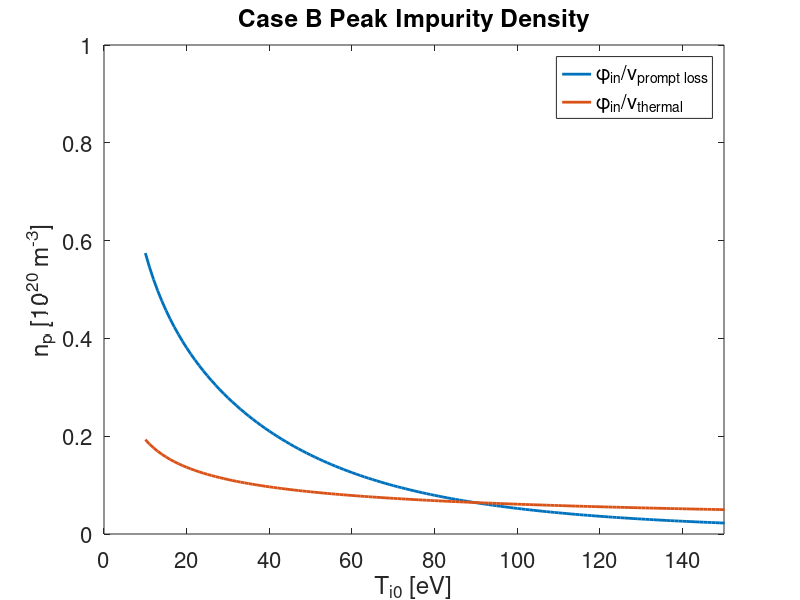
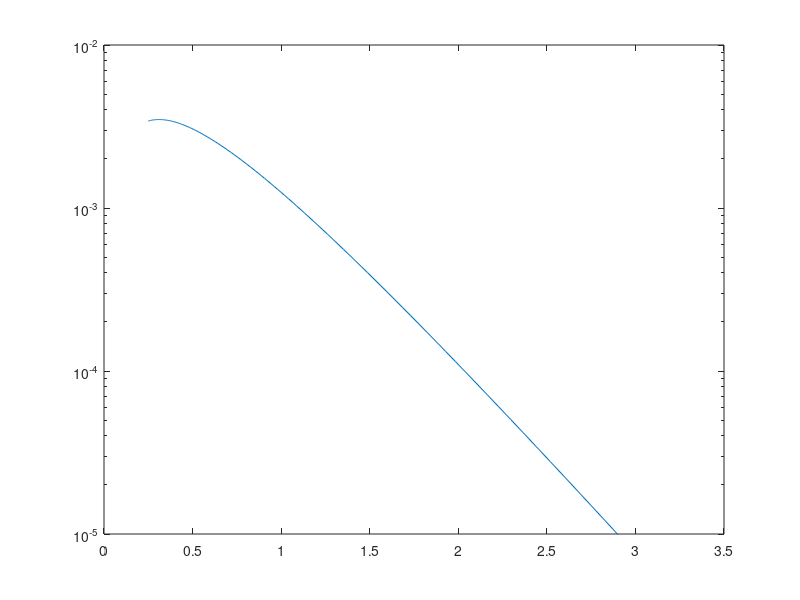

Here is the MATLAB script that generated these plots, in order:

clear all
close all

Ti0=linspace(10,200,191);
m=12;
mz=m;
Z=4;
fcond = .1;
n0=1e20;
Mi=.1;
k0e=2000;
mD=2;
mi=mD;
sinj=0.15;
sv=1.2;

phi_in = 1.73e23;
vTh = sqrt(Ti0*1.602e-19./m./1.66e-27);
tau_s = m*Ti0.*(Ti0/mD).^0.5./(6.8e4*(1+mD/m)*n0/1e18*(Z^2)*15);
vdiff = vTh.*vTh.*tau_s./.15;
cs = sqrt((2*1.602e-19*Ti0)/2/1.66e-27);
vB = -Mi*sqrt((2*1.602e-19*Ti0)/2/1.66e-27);


mu = mz/(mz+mi);
Beta_i = 3*(mu+5*sqrt(2)*Z^2*(1.1*mu^(5/2) - 0.35*mu^(3/2)) - 1)/(2.6-2*mu + 5.4*mu^2)
s=sinj;
gamma=7;
mz=12;
mD=2
cs0=sqrt(2*Ti0*1.602e-19/mD/1.66e-27);
P=gamma*n0*cs0.*Ti0.*1.602e-19;
a = 7/2*fcond*P/k0e./Ti0.^(7/2);
dTids = Ti0.*(2*a./7./(a*s+1).^(5/7));
vTi = 1.602e-19/1.66e-27/m*Beta_i*tau_s.*dTids;
vpl = vdiff - vB - vTi;
figure(1)
plot(Ti0,phi_in./vpl./1e20,'lineWidth',2)
hold on
plot(Ti0,phi_in./vTh./1e20,'lineWidth',2)
title('Case B Peak Impurity Density')
xlabel('T_{i0} [eV]')
ylabel('n_p [10^{20} m^{-3}]')
axis([0 150 0 1])
set(gca,'fontsize',16)
legend('\phi_{in}/v_{prompt loss}','\phi_{in}/v_{thermal}')
np=phi_in./vpl;




cs0=sqrt(2*Ti0*1.602e-19/mD/1.66e-27);
P=gamma*n0*cs0.*Ti0.*1.602e-19;
k0e=2000;




FFf = mz*1.66e-27*(Mi*cs0)./Ti0./1.602e-19./tau_s.*(sv-sinj);
Ts_sv = Ti0.*(1+7/2*fcond*P*sv/k0e./Ti0.^(7/2)).^(2/7);
Ts_sinj = Ti0.*(1+7/2*fcond*P*sinj/k0e./Ti0.^(7/2)).^(2/7);
FiGf = (Beta_i-1)*log(Ts_sv/Ts_sinj);
nz_np = exp(-FFf+FiGf);
figure(2)
semilogy(1./(Ti0.^2)*1e4,nz_np.*np.*vTi./1.73e23)
% semilogy(1./(Ti0.^2)*1e4,exp(-40000./(Ti0.^2)))
axis([0 3.5 1e-5 1e-2])
